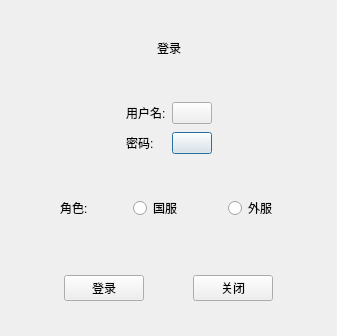
<?xml version="1.0" encoding="UTF-8"?>
<ui version="4.0">
 <class>loging</class>
 <widget class="QDialog" name="loging">
  <property name="geometry">
   <rect>
    <x>0</x>
    <y>0</y>
    <width>337</width>
    <height>336</height>
   </rect>
  </property>
  <property name="windowTitle">
   <string>Dialog</string>
  </property>
  <layout class="QVBoxLayout" name="verticalLayout">
   <item>
    <widget class="QWidget" name="widget" native="true">
     <layout class="QHBoxLayout" name="horizontalLayout">
      <item>
       <spacer name="horizontalSpacer">
        <property name="orientation">
         <enum>Qt::Horizontal</enum>
        </property>
        <property name="sizeHint" stdset="0">
         <size>
          <width>40</width>
          <height>20</height>
         </size>
        </property>
       </spacer>
      </item>
      <item>
       <widget class="QLabel" name="label">
        <property name="text">
         <string>登录</string>
        </property>
       </widget>
      </item>
      <item>
       <spacer name="horizontalSpacer_2">
        <property name="orientation">
         <enum>Qt::Horizontal</enum>
        </property>
        <property name="sizeHint" stdset="0">
         <size>
          <width>40</width>
          <height>20</height>
         </size>
        </property>
       </spacer>
      </item>
     </layout>
    </widget>
   </item>
   <item>
    <widget class="QWidget" name="widget_2" native="true">
     <layout class="QGridLayout" name="gridLayout">
      <item row="1" column="2">
       <widget class="QPushButton" name="pushButton_2">
        <property name="text">
         <string/>
        </property>
       </widget>
      </item>
      <item row="0" column="1">
       <widget class="QLabel" name="label_2">
        <property name="text">
         <string>用户名:</string>
        </property>
       </widget>
      </item>
      <item row="0" column="2">
       <widget class="QPushButton" name="pushButton">
        <property name="text">
         <string/>
        </property>
        <property name="autoRepeatDelay">
         <number>300</number>
        </property>
        <property name="autoRepeatInterval">
         <number>100</number>
        </property>
        <property name="default">
         <bool>false</bool>
        </property>
       </widget>
      </item>
      <item row="0" column="3">
       <spacer name="horizontalSpacer_5">
        <property name="orientation">
         <enum>Qt::Horizontal</enum>
        </property>
        <property name="sizeHint" stdset="0">
         <size>
          <width>40</width>
          <height>20</height>
         </size>
        </property>
       </spacer>
      </item>
      <item row="0" column="0">
       <spacer name="horizontalSpacer_3">
        <property name="orientation">
         <enum>Qt::Horizontal</enum>
        </property>
        <property name="sizeHint" stdset="0">
         <size>
          <width>40</width>
          <height>20</height>
         </size>
        </property>
       </spacer>
      </item>
      <item row="1" column="0">
       <spacer name="horizontalSpacer_4">
        <property name="orientation">
         <enum>Qt::Horizontal</enum>
        </property>
        <property name="sizeHint" stdset="0">
         <size>
          <width>40</width>
          <height>20</height>
         </size>
        </property>
       </spacer>
      </item>
      <item row="1" column="3">
       <spacer name="horizontalSpacer_6">
        <property name="orientation">
         <enum>Qt::Horizontal</enum>
        </property>
        <property name="sizeHint" stdset="0">
         <size>
          <width>40</width>
          <height>20</height>
         </size>
        </property>
       </spacer>
      </item>
      <item row="1" column="1">
       <widget class="QLabel" name="label_3">
        <property name="text">
         <string>密码:</string>
        </property>
       </widget>
      </item>
     </layout>
    </widget>
   </item>
   <item>
    <widget class="QWidget" name="widget_3" native="true">
     <layout class="QHBoxLayout" name="horizontalLayout_2">
      <item>
       <spacer name="horizontalSpacer_9">
        <property name="orientation">
         <enum>Qt::Horizontal</enum>
        </property>
        <property name="sizeHint" stdset="0">
         <size>
          <width>40</width>
          <height>20</height>
         </size>
        </property>
       </spacer>
      </item>
      <item>
       <widget class="QLabel" name="label_4">
        <property name="text">
         <string>角色:</string>
        </property>
       </widget>
      </item>
      <item>
       <spacer name="horizontalSpacer_8">
        <property name="orientation">
         <enum>Qt::Horizontal</enum>
        </property>
        <property name="sizeHint" stdset="0">
         <size>
          <width>40</width>
          <height>20</height>
         </size>
        </property>
       </spacer>
      </item>
      <item>
       <widget class="QRadioButton" name="radioButton">
        <property name="text">
         <string>国服</string>
        </property>
       </widget>
      </item>
      <item>
       <spacer name="horizontalSpacer_10">
        <property name="orientation">
         <enum>Qt::Horizontal</enum>
        </property>
        <property name="sizeHint" stdset="0">
         <size>
          <width>40</width>
          <height>20</height>
         </size>
        </property>
       </spacer>
      </item>
      <item>
       <widget class="QRadioButton" name="radioButton_2">
        <property name="text">
         <string>外服</string>
        </property>
       </widget>
      </item>
      <item>
       <spacer name="horizontalSpacer_7">
        <property name="orientation">
         <enum>Qt::Horizontal</enum>
        </property>
        <property name="sizeHint" stdset="0">
         <size>
          <width>40</width>
          <height>20</height>
         </size>
        </property>
       </spacer>
      </item>
     </layout>
    </widget>
   </item>
   <item>
    <widget class="QWidget" name="widget_4" native="true">
     <layout class="QHBoxLayout" name="horizontalLayout_3">
      <item>
       <spacer name="horizontalSpacer_11">
        <property name="orientation">
         <enum>Qt::Horizontal</enum>
        </property>
        <property name="sizeHint" stdset="0">
         <size>
          <width>40</width>
          <height>20</height>
         </size>
        </property>
       </spacer>
      </item>
      <item>
       <widget class="QPushButton" name="pushButton_3">
        <property name="text">
         <string>登录</string>
        </property>
       </widget>
      </item>
      <item>
       <spacer name="horizontalSpacer_12">
        <property name="orientation">
         <enum>Qt::Horizontal</enum>
        </property>
        <property name="sizeHint" stdset="0">
         <size>
          <width>40</width>
          <height>20</height>
         </size>
        </property>
       </spacer>
      </item>
      <item>
       <widget class="QPushButton" name="pushButton_4">
        <property name="text">
         <string>关闭</string>
        </property>
       </widget>
      </item>
      <item>
       <spacer name="horizontalSpacer_13">
        <property name="orientation">
         <enum>Qt::Horizontal</enum>
        </property>
        <property name="sizeHint" stdset="0">
         <size>
          <width>40</width>
          <height>20</height>
         </size>
        </property>
       </spacer>
      </item>
     </layout>
    </widget>
   </item>
  </layout>
 </widget>
 <resources/>
 <connections/>
</ui>
